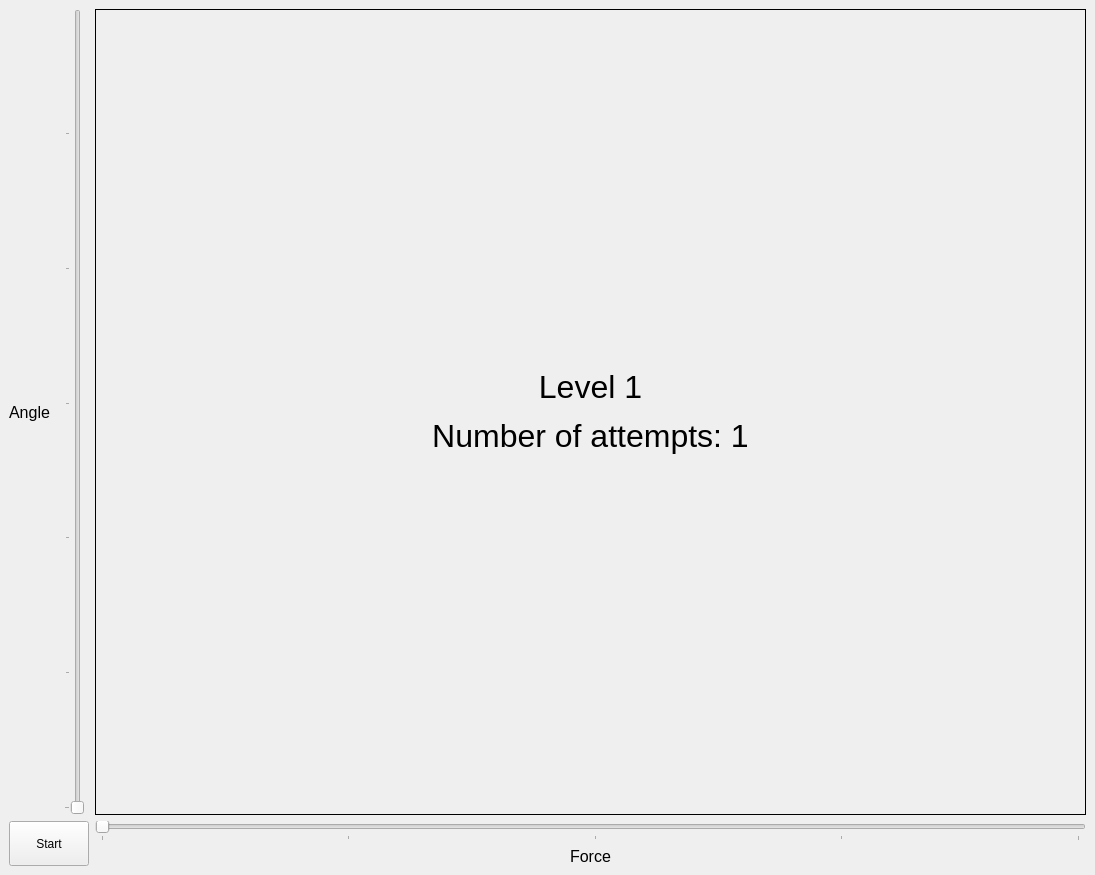
<?xml version="1.0" encoding="UTF-8"?>
<ui version="4.0">
 <class>MainWindow</class>
 <widget class="QMainWindow" name="MainWindow">
  <property name="geometry">
   <rect>
    <x>0</x>
    <y>0</y>
    <width>1095</width>
    <height>875</height>
   </rect>
  </property>
  <property name="sizePolicy">
   <sizepolicy hsizetype="Expanding" vsizetype="Expanding">
    <horstretch>0</horstretch>
    <verstretch>0</verstretch>
   </sizepolicy>
  </property>
  <property name="windowTitle">
   <string>Zle Ptaki</string>
  </property>
  <widget class="QWidget" name="centralwidget">
   <property name="sizePolicy">
    <sizepolicy hsizetype="Expanding" vsizetype="Expanding">
     <horstretch>0</horstretch>
     <verstretch>0</verstretch>
    </sizepolicy>
   </property>
   <layout class="QGridLayout" name="gridLayout">
    <item row="0" column="0">
     <layout class="QGridLayout" name="gridLayout_1">
      <item row="0" column="0">
       <widget class="QLabel" name="AngleLabel">
        <property name="sizePolicy">
         <sizepolicy hsizetype="Fixed" vsizetype="Expanding">
          <horstretch>0</horstretch>
          <verstretch>0</verstretch>
         </sizepolicy>
        </property>
        <property name="font">
         <font>
          <pointsize>12</pointsize>
         </font>
        </property>
        <property name="layoutDirection">
         <enum>Qt::LeftToRight</enum>
        </property>
        <property name="text">
         <string>Angle</string>
        </property>
        <property name="textFormat">
         <enum>Qt::PlainText</enum>
        </property>
        <property name="alignment">
         <set>Qt::AlignCenter</set>
        </property>
       </widget>
      </item>
      <item row="0" column="1">
       <widget class="QSlider" name="AngleSlider">
        <property name="minimum">
         <number>1</number>
        </property>
        <property name="maximum">
         <number>89</number>
        </property>
        <property name="orientation">
         <enum>Qt::Vertical</enum>
        </property>
        <property name="tickPosition">
         <enum>QSlider::TicksAbove</enum>
        </property>
        <property name="tickInterval">
         <number>15</number>
        </property>
       </widget>
      </item>
      <item row="0" column="2">
       <widget class="QLabel" name="plot">
        <property name="sizePolicy">
         <sizepolicy hsizetype="Expanding" vsizetype="Expanding">
          <horstretch>0</horstretch>
          <verstretch>0</verstretch>
         </sizepolicy>
        </property>
        <property name="font">
         <font>
          <pointsize>24</pointsize>
         </font>
        </property>
        <property name="frameShape">
         <enum>QFrame::Box</enum>
        </property>
        <property name="text">
         <string>&lt;html&gt;&lt;head/&gt;&lt;body&gt;&lt;p&gt;Level 1&lt;/p&gt;&lt;p&gt;Number of attempts: 1&lt;/p&gt;&lt;/body&gt;&lt;/html&gt;</string>
        </property>
        <property name="scaledContents">
         <bool>true</bool>
        </property>
        <property name="alignment">
         <set>Qt::AlignCenter</set>
        </property>
       </widget>
      </item>
      <item row="1" column="0" rowspan="2" colspan="2">
       <widget class="QPushButton" name="button">
        <property name="sizePolicy">
         <sizepolicy hsizetype="Preferred" vsizetype="Preferred">
          <horstretch>0</horstretch>
          <verstretch>0</verstretch>
         </sizepolicy>
        </property>
        <property name="text">
         <string>Start</string>
        </property>
       </widget>
      </item>
      <item row="1" column="2">
       <widget class="QSlider" name="ForceSlider">
        <property name="minimum">
         <number>1</number>
        </property>
        <property name="maximum">
         <number>100</number>
        </property>
        <property name="orientation">
         <enum>Qt::Horizontal</enum>
        </property>
        <property name="tickPosition">
         <enum>QSlider::TicksBelow</enum>
        </property>
        <property name="tickInterval">
         <number>25</number>
        </property>
       </widget>
      </item>
      <item row="2" column="2">
       <widget class="QLabel" name="ForceLabel">
        <property name="sizePolicy">
         <sizepolicy hsizetype="Expanding" vsizetype="Fixed">
          <horstretch>0</horstretch>
          <verstretch>0</verstretch>
         </sizepolicy>
        </property>
        <property name="font">
         <font>
          <pointsize>12</pointsize>
         </font>
        </property>
        <property name="text">
         <string>Force</string>
        </property>
        <property name="alignment">
         <set>Qt::AlignCenter</set>
        </property>
       </widget>
      </item>
     </layout>
    </item>
   </layout>
  </widget>
 </widget>
 <resources/>
 <connections/>
</ui>
